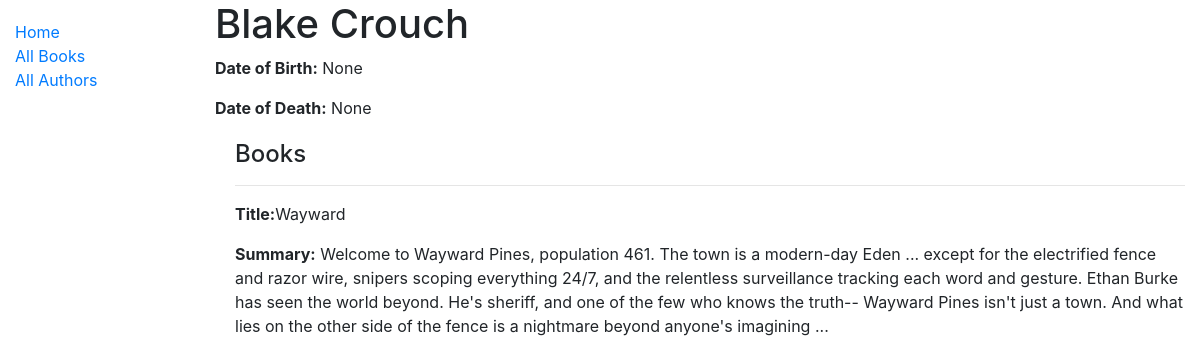
Screenshot of /catalog/author/4 with the database file from the repository.
### catalog/models.py (models this page shows, shortened)
class Author(models.Model):
	first_name = models.CharField(max_length=100)
	last_name = models.CharField(max_length=100)
	date_of_birth = models.DateField(null=True, blank=True)
	date_of_death = models.DateField('Died', null=True, blank=True)
	class Meta:
		ordering = ['last_name', 'first_name']

class Book(models.Model):
	title = models.CharField(max_length=200)
	author = models.ForeignKey('Author', on_delete=models.SET_NULL, null=True)
	summary = models.TextField(max_length=1000, help_text='Enter a brief description of the book')
	isbn = models.CharField('ISBN', max_length=13, help_text='13 Character <a href="https://www.isbn-international.org/content/what-isbn">ISBN number</a>')
	genre = models.ManyToManyField(Genre, help_text='Select a genre for this book.')
	language = models.ForeignKey(Language, on_delete=models.SET_NULL, null=True, help_text="Select the language the book is written in" )
	def display_genre(self):
		"""Create a string for the Genre. This is required to display genre in Admin."""
		return ', ' .join(genre.name for genre in self.genre.all()[:3])
	display_genre.short_description = 'Genre'

### catalog/views.py (the view)
# urls.py: path('author/<int:pk>', views.AuthorDetailView.as_view(), name='author-detail'),
class AuthorDetailView(generic.DetailView):
	model = Author

### catalog/templates/catalog/author_detail.html
{% extends "base_generic.html" %}
{% block content %}
  <h1>{{ author.first_name }} {{author.last_name}}</h1>
  <p><strong>Date of Birth:</strong> {{ author.date_of_birth }}</p>
  <p><strong>Date of Death:</strong> {% if author.date_of_death %}{{ author.date_of_death }}{% else %}None{% endif %}</p>
  <div style="margin-left:20px;margin-top:20px">
    <h4>Books</h4>
    {% for book in author.book_set.all %}
      <hr>
      <p><strong>Title:</strong>{{ book.title }}</p>
      <p><strong>Summary:</strong> {{book.summary}}</p>
    {% endfor %}
  </div>
{% endblock %}

### rows the page displays
Author: first_name "Blake", last_name "Crouch", date_of_birth "None"
Book: title "Wayward", summary "Welcome to Wayward Pines, population 461. The town is a modern-day Eden ... except for the electrified fence and razor wire, snipers scoping everything 24/7, and the relentless surveillance tracking each word and gesture. Ethan Burke has seen the world beyond. He's sheriff, and one of the few who knows the truth-- Wayward Pines isn't just a town. And what lies on the other side of the fence is a nightmare beyond anyone's imagining ..."
